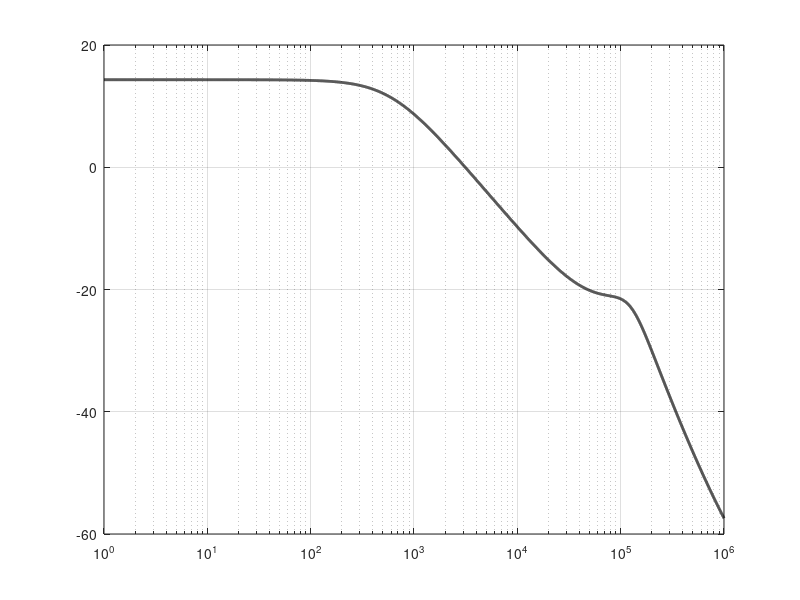
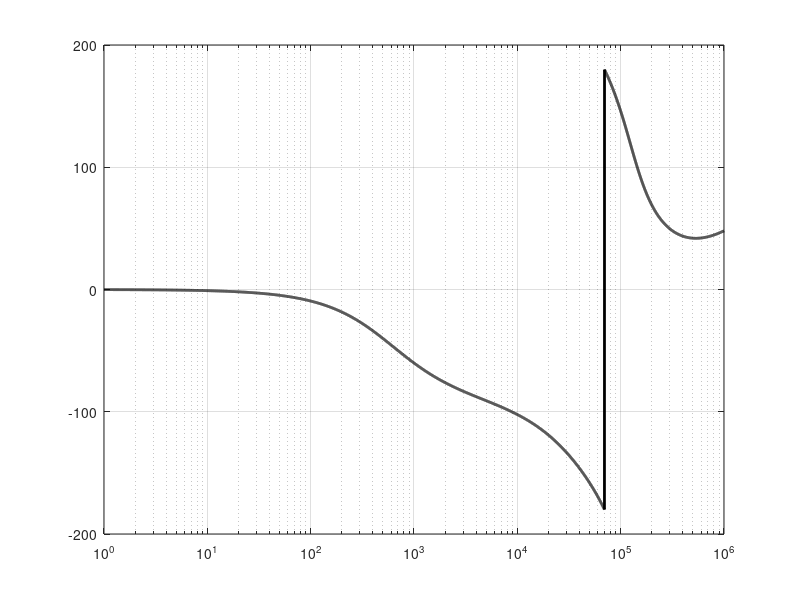
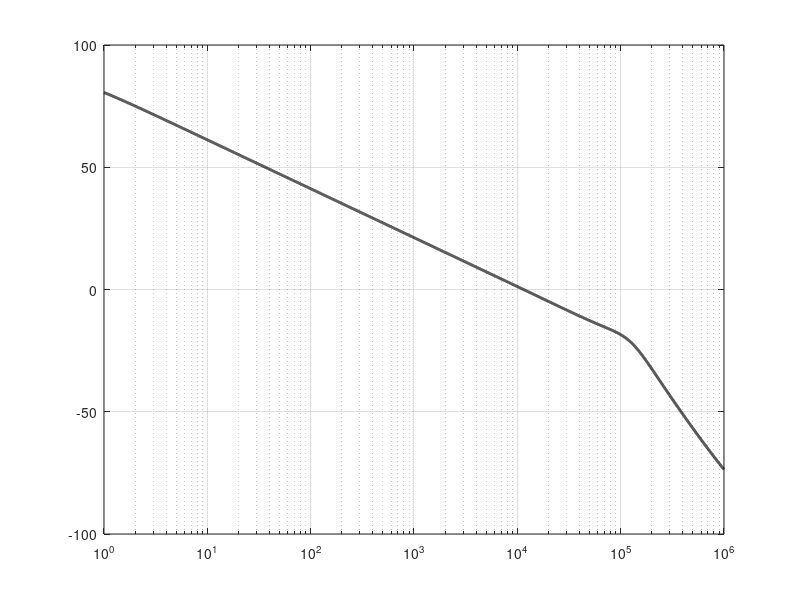
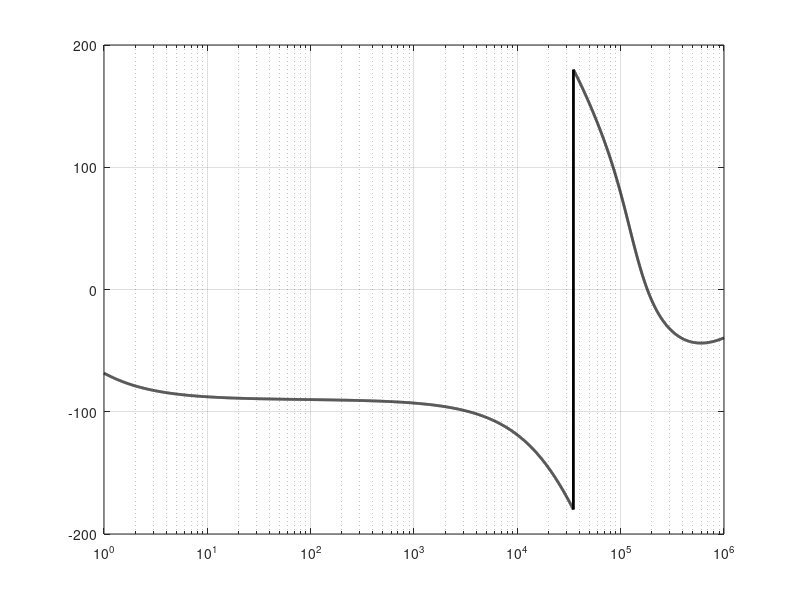

Here is the MATLAB script that generated these plots, in order:
clc;clear;

V0=24;
I0=0.6; 
Vin=12;
Vd=0.5;%Schottky diode voltage
D=(V0+Vd-Vin)/(V0+Vd); %Dmax
Rrt=10000; 
Cct=0.68*10^-9;
fsw=1.72/(Rrt*Cct); 

IL=I0/(1-D); %mean coil current
diL=0.6*IL;
L=Vin*D/(fsw*diL); 
Lmin= D*(1-D)*Vin/(I0*fsw);
Ipk=I0/(1-D)+0.5*diL;

%output cap
dVo=V0*0.02; %low output voltage ripple
C0min=I0*D/(dVo*fsw); 
C0=(10+3*1)*10^-6; %margin. Polymer + 3 ceramic caps
ESR=(1/0.2+3/0.03)^-1; 
RC=ESR; 

dVo1=Ipk*ESR;
dVo2=I0*D/(C0*fsw);
dVo3=diL*ESR;
dVotot=dVo1+dVo2-dVo3;%estimated final ripple

Rsns=1/Ipk;  %0.6(1/2.4||1/2.4||1/2.4||1/2.4)


Mideal=(1/pi + 0.5)/(1-D);
Sn=Rsns*Vin/L; % 0.6*12/(33uH)=0.218 V/uS
Se=(Mideal-1)*Sn; %to achieve this, Rcsf needs to be calculated
Qn=1/(pi*(-D+0.5+(1-D)*Se/Sn) );

Rramp=Rrt*2;
Cramp=10*10^-9;
Zc=1/(2*pi*fsw*Cramp);

Dmin=0.50;
tonmin=Dmin/fsw;
Sosc=1.7/tonmin;
Rcsf=Rramp/(Sosc/Se -1);
Ccsf=47*10^-12; 
zzz=1/(2*pi*4300*47*10^-12);

R0=V0/I0; 
ACS=3;%for UC3843
Aps=(1-D)*R0/(2*Rsns*ACS); 

%ESR zero
W_zesr=1/(RC*C0);
f_z=W_zesr/(2*pi);

%LFP
W_LEP=1/(0.5*(R0+ESR)*C0);
f_LFP=W_LEP/(2*pi); 

%RHP
W_RHP= (R0*(Vin/V0)^2)/L; 
f_RHP=W_RHP/(2*pi); 

W_n=pi*fsw;

f = logspace(0, 6, 10000);
s= 1i*2*pi*f;
Gps=Aps*((1+s/W_zesr) .* (1-s/W_RHP)) ./ ((1+s/W_LEP) .* (1+s/(Qn*W_n)+ s.^2/W_n^2) );

semilogx(f, 20*log10(abs(Gps)), 'k', 'LineWidth', 2);
hold on;
grid on;
figure(2);
semilogx(f, angle(Gps)*(180/pi), 'k', 'LineWidth', 2);
grid on;


%compensation
margin_RHP=f_RHP/4; % assumed range from 1/3 to 1/10. Result: 10kHz
A=3.67; %at 10kHz it's -16dB, which in a 20dB/dec system is 0.15 V/V, ok

RFB2=20000;
R1 = A * RFB2; %75k
%R1=75000;
%calculating zero to compensate for the f_LPF pole
C2=1/(2*pi*R1*f_LFP); % choosing 3.3nF

% calculating pole to compensate for fsw (has nothing to do with previous zeros)
% choosing around 1/5 of fsw
C1=C2/(2*pi*C2*R1*fsw/5-1); %47pF

GBW=1000000; % amplifier bandwidth in the circuit
ADC=5600; %open-loop gain is 75dB

%open-loop gain 
OPG=2*pi*GBW./(s+2*pi*GBW/ADC);

%transfer function of the operational amplifier with negative feedback
G_EA = 1/(RFB2*(C1+C2)) * (s*R1*C2+1) ./ ( s.*( (s*R1*C1*C2/(C1+C2)) + 1 ) );

G_EA_ACTUAL=G_EA.*OPG./(G_EA+OPG); %transformed formula for closed-loop system gain

G=Gps.*G_EA_ACTUAL;

figure(3);
semilogx(f, 20*log10(abs(G)), 'k', 'LineWidth', 2);
hold on;
grid on;
figure(4);
semilogx(f, angle(G)*(180/pi), 'k', 'LineWidth', 2);
grid on;
